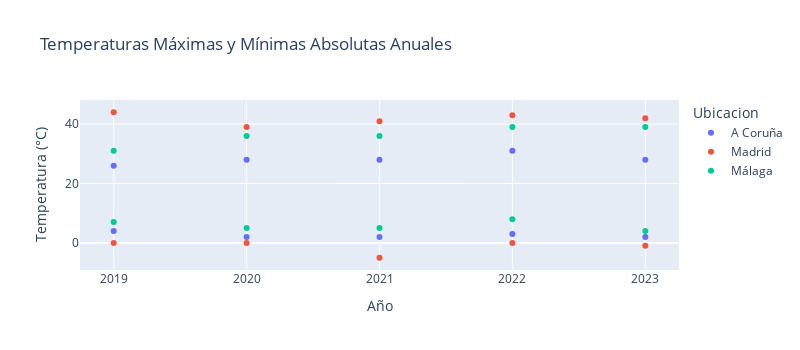

Write notebook code for a chart like this one.
### Markdown cell above
Maximas y minimas absolutas anuales

### Code cell
df_anual = df_descargado.groupby(["Ubicacion", "Año"]).agg({"Temp Max (ºC)": "max", "Temp Min (ºC)": "min"}).reset_index()

fig = px.scatter(df_anual, x="Año", y=["Temp Max (ºC)", "Temp Min (ºC)"], color="Ubicacion",
                 title="Temperaturas Máximas y Mínimas Absolutas Anuales",
                 labels={"value": "Temperatura en (°C)", "Año": "Año"})

fig.update_layout(xaxis_title='Año', yaxis_title='Temperatura (°C)', height=350, width = 800)
fig.show()

### Figure 1 — Plotly figure (JSON) as saved in the notebook; plotly's stock layout.template omitted (floating-point values rounded to 4 significant figures)
{"data": [{"hovertemplate": "Ubicacion=A Coruña<br>Año=%{x}<br>Temperatura en (°C)=%{y}<extra></extra>", "legendgroup": "A Coruña", "marker": {"color": "#636efa", "symbol": "circle"}, "mode": "markers", "name": "A Coruña", "orientation": "v", "showlegend": true, "type": "scatter", "x": [2019, 2020, 2021, 2022, 2023, 2019, 2020, 2021, 2022, 2023], "xaxis": "x", "y": [26, 28, 28, 31, 28, 4, 2, 2, 3, 2], "yaxis": "y"}, {"hovertemplate": "Ubicacion=Madrid<br>Año=%{x}<br>Temperatura en (°C)=%{y}<extra></extra>", "legendgroup": "Madrid", "marker": {"color": "#EF553B", "symbol": "circle"}, "mode": "markers", "name": "Madrid", "orientation": "v", "showlegend": true, "type": "scatter", "x": [2019, 2020, 2021, 2022, 2023, 2019, 2020, 2021, 2022, 2023], "xaxis": "x", "y": [44, 39, 41, 43, 42, 0, 0, -5, 0, -1], "yaxis": "y"}, {"hovertemplate": "Ubicacion=Málaga<br>Año=%{x}<br>Temperatura en (°C)=%{y}<extra></extra>", "legendgroup": "Málaga", "marker": {"color": "#00cc96", "symbol": "circle"}, "mode": "markers", "name": "Málaga", "orientation": "v", "showlegend": true, "type": "scatter", "x": [2019, 2020, 2021, 2022, 2023, 2019, 2020, 2021, 2022, 2023], "xaxis": "x", "y": [31, 36, 36, 39, 39, 7, 5, 5, 8, 4], "yaxis": "y"}], "layout": {"height": 350, "legend": {"title": {"text": "Ubicacion"}, "tracegroupgap": 0}, "title": {"text": "Temperaturas Máximas y Mínimas Absolutas Anuales"}, "width": 800, "xaxis": {"anchor": "y", "domain": [0, 1], "title": {"text": "Año"}}, "yaxis": {"anchor": "x", "domain": [0, 1], "title": {"text": "Temperatura (°C)"}}}}
